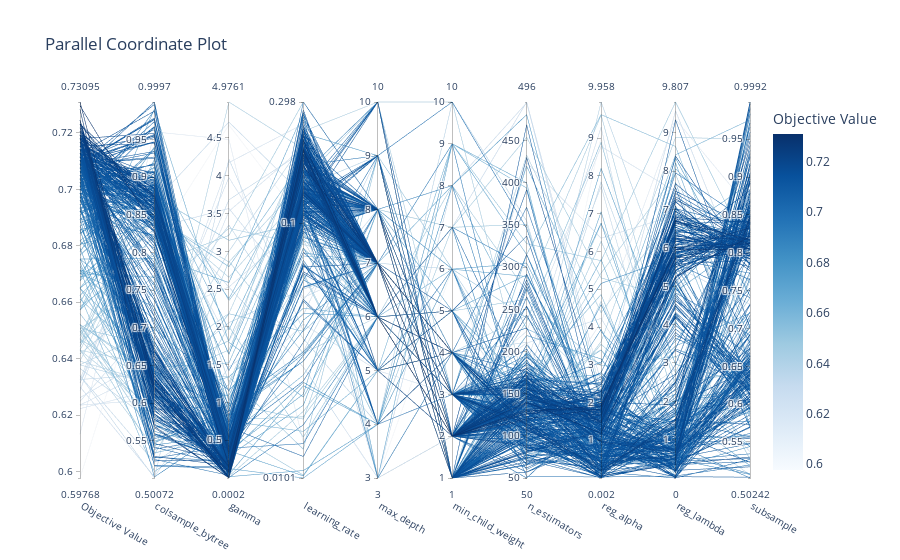

The notebook cell this image was saved under:
### Code cell
optuna.visualization.plot_parallel_coordinate(study)

### Figure 1 — Plotly figure (JSON) as saved in the notebook; plotly's stock layout.template omitted (floating-point values rounded to 4 significant figures; data arrays with more than 128 entries replaced by an {"elided": "..."} marker saying what was removed)
{"data": [{"dimensions": [{"label": "Objective Value", "range": [0.5977, 0.731], "values": {"elided": "400 float values"}}, {"label": "colsample_bytree", "range": [0.5007, 0.9997], "values": {"elided": "400 float values"}}, {"label": "gamma", "range": [0.0001598, 4.976], "values": {"elided": "400 float values"}}, {"label": "learning_rate", "range": [-1.997, -0.5252], "ticktext": ["0.0101", "0.1", "0.298"], "tickvals": [-1.997, -1, -0.5252], "values": {"elided": "400 float values"}}, {"label": "max_depth", "range": [3, 10], "values": {"elided": "400 int values"}}, {"label": "min_child_weight", "range": [1, 10], "values": {"elided": "400 int values"}}, {"label": "n_estimators", "range": [50, 496], "values": {"elided": "400 int values"}}, {"label": "reg_alpha", "range": [0.001515, 9.958], "values": {"elided": "400 float values"}}, {"label": "reg_lambda", "range": [0.0004429, 9.807], "values": {"elided": "400 float values"}}, {"label": "subsample", "range": [0.5024, 0.9992], "values": {"elided": "400 float values"}}], "labelangle": 30, "labelside": "bottom", "line": {"color": {"elided": "400 float values"}, "colorbar": {"title": {"text": "Objective Value"}}, "colorscale": [[0, "rgb(247,251,255)"], [0.125, "rgb(222,235,247)"], [0.25, "rgb(198,219,239)"], [0.375, "rgb(158,202,225)"], [0.5, "rgb(107,174,214)"], [0.625, "rgb(66,146,198)"], [0.75, "rgb(33,113,181)"], [0.875, "rgb(8,81,156)"], [1, "rgb(8,48,107)"]], "reversescale": false, "showscale": true}, "type": "parcoords"}], "layout": {"title": {"text": "Parallel Coordinate Plot"}}}
